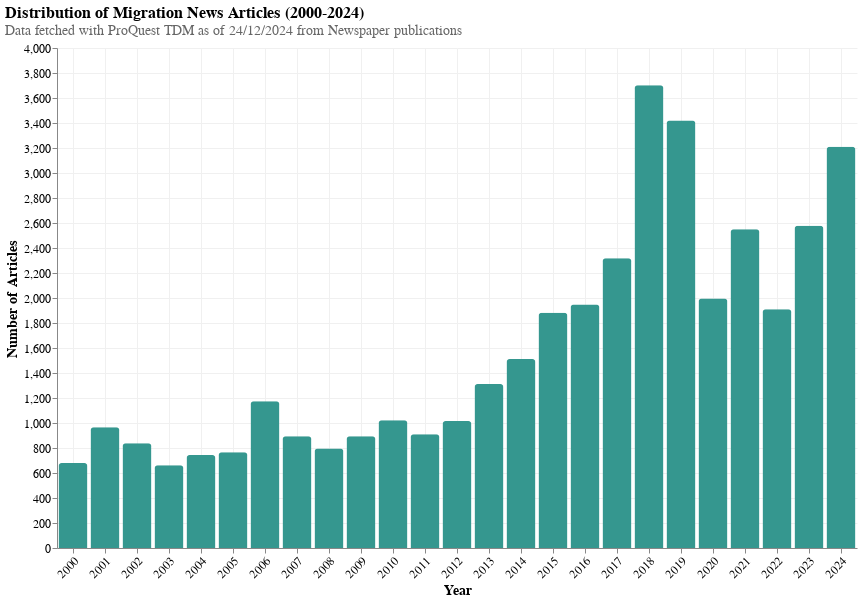

Write notebook code for a chart like this one.
### Code cell
import pandas as pd
import altair as alt

def plot_migrant_news_distribution(file_path):
   df = pd.read_csv(file_path)
   df['Date'] = pd.to_datetime(df['Date'])
   df['Year'] = df['Date'].dt.year

   yearly_counts = df['Year'].value_counts().reset_index()
   yearly_counts.columns = ['Year', 'Count']

   title = alt.TitleParams(
       text='Distribution of Migration News Articles (2000-2024)',
       subtitle='Data fetched with ProQuest TDM as of 24/12/2024 from Newspaper publications',
       anchor='middle'
   )

   chart = alt.Chart(yearly_counts).mark_bar(
       cornerRadiusTopLeft=3,
       cornerRadiusTopRight=3
   ).encode(
       x=alt.X('Year:O',
               axis=alt.Axis(labelAngle=-45, title='Year')),
       y=alt.Y('Count:Q',
               axis=alt.Axis(title='Number of Articles')),
       tooltip=['Year', 'Count']
   ).properties(
       width=800,
       height=400,
       title=title
   ).configure_axis(
       grid=True,
       gridColor='#f0f0f0'
   ).configure_view(
       stroke=None
   )

   return chart

chart = plot_migrant_news_distribution('migrants_news.csv')
chart

### Figure 1 — Vega-Lite specification as saved in the notebook (floating-point values rounded to 4 significant figures)
{"config": {"view": {"continuousWidth": 300, "continuousHeight": 300, "stroke": null}, "axis": {"grid": true, "gridColor": "#f0f0f0", "labelFontSize": 12, "titleFontSize": 14}, "legend": {"labelFontSize": 12, "titleFontSize": 14}}, "data": {"name": "data-30a3396b68919f4bd0c4230c9fd72cfd"}, "mark": {"type": "bar", "color": "#35978f", "cornerRadiusTopLeft": 3, "cornerRadiusTopRight": 3}, "encoding": {"tooltip": [{"field": "Year", "type": "quantitative"}, {"field": "Count", "type": "quantitative"}], "x": {"axis": {"labelAngle": -45, "title": "Year"}, "field": "Year", "type": "ordinal"}, "y": {"axis": {"title": "Number of Articles"}, "field": "Count", "type": "quantitative"}}, "height": 500, "title": {"text": "Distribution of Migration News Articles (2000-2024)", "anchor": "start", "fontSize": 16, "subtitle": ["Data fetched with ProQuest TDM as of 24/12/2024 from Newspaper publications"], "subtitleColor": "#666666", "subtitleFontSize": 14}, "width": 800, "$schema": "https://vega.github.io/schema/vega-lite/v5.20.1.json", "datasets": {"data-30a3396b68919f4bd0c4230c9fd72cfd": [{"Year": 2000, "Count": 681}, {"Year": 2001, "Count": 967}, {"Year": 2002, "Count": 839}, {"Year": 2003, "Count": 662}, {"Year": 2004, "Count": 744}, {"Year": 2005, "Count": 766}, {"Year": 2006, "Count": 1175}, {"Year": 2007, "Count": 894}, {"Year": 2008, "Count": 797}, {"Year": 2009, "Count": 895}, {"Year": 2010, "Count": 1022}, {"Year": 2011, "Count": 910}, {"Year": 2012, "Count": 1016}, {"Year": 2013, "Count": 1313}, {"Year": 2014, "Count": 1512}, {"Year": 2015, "Count": 1882}, {"Year": 2016, "Count": 1949}, {"Year": 2017, "Count": 2318}, {"Year": 2018, "Count": 3702}, {"Year": 2019, "Count": 3420}, {"Year": 2020, "Count": 1996}, {"Year": 2021, "Count": 2550}, {"Year": 2022, "Count": 1910}, {"Year": 2023, "Count": 2578}, {"Year": 2024, "Count": 3211}]}}
